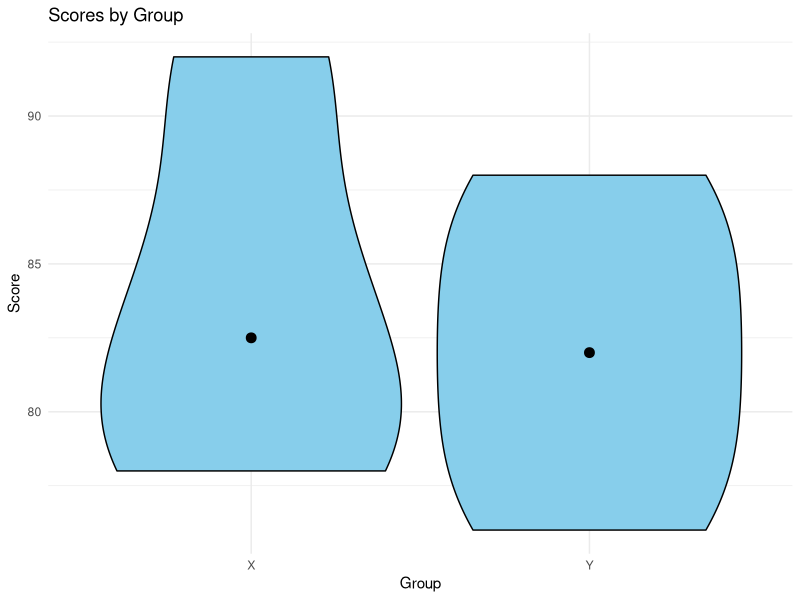

This chart was generated by the following R code:
library(ggplot2)

scores_group_data <- data.frame(
  Group = c("X","X","X","X","Y","Y","Y","Y"),
  Score = c(80, 85, 78, 92, 88, 76, 80, 84)
)

ggplot(scores_group_data, aes(x = Group, y = Score)) +
  geom_violin(fill = "skyblue", color = "black") +
  stat_summary(fun = median, geom = "point", size = 3) +
  labs(title = "Scores by Group", x = "Group", y = "Score") +
  theme_minimal()
